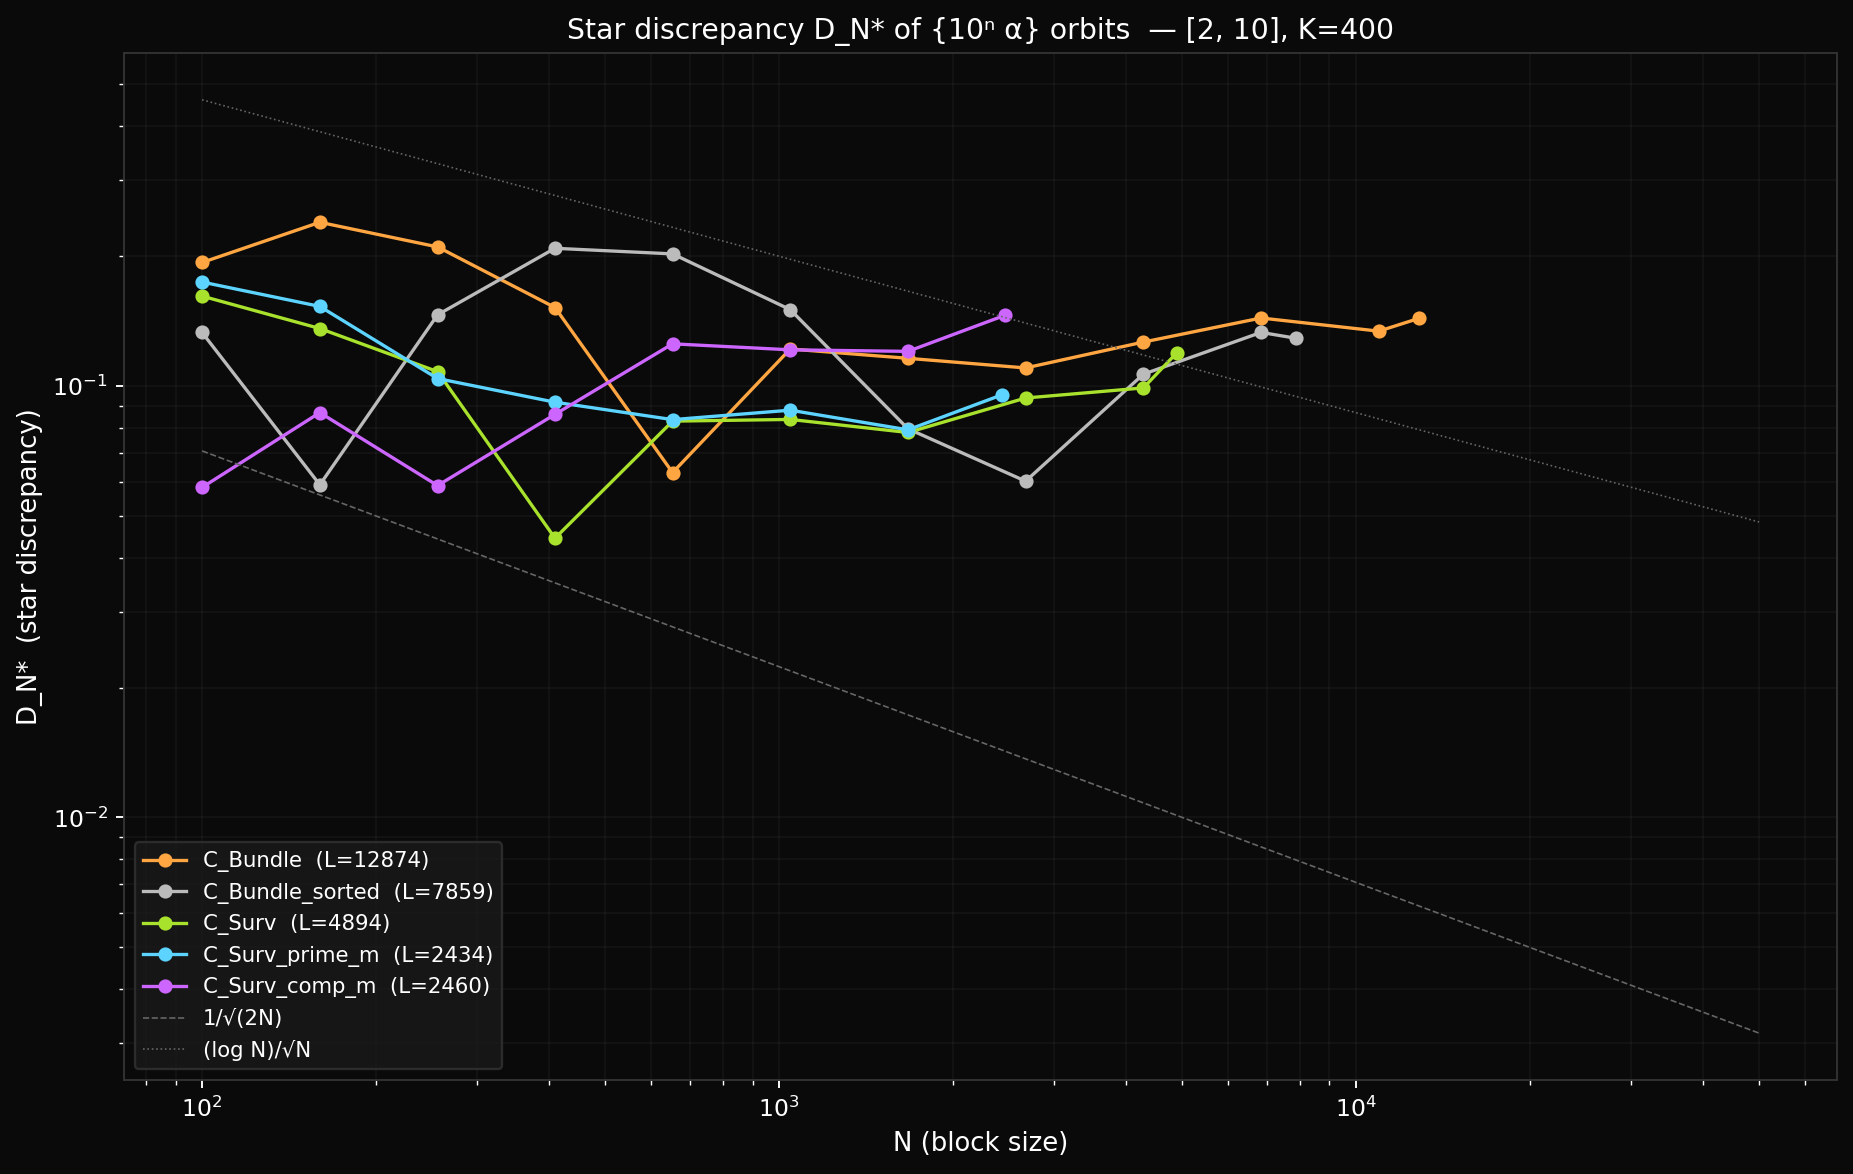

This chart was generated by the following Python code:
"""
Star discrepancy for C_Bundle, C_Surv, and the cofactor-primality
stratifications.

For a real α ∈ [0, 1) with digit expansion 0.d₁d₂d₃…, the orbit
{10ⁿ α} for n = 0, …, L − 1 is the sequence of tail values. α is
b-normal iff this orbit equidistributes; b-density follows from
star discrepancy D_N → 0.

This is the canonical observable Bailey–Crandall use; our
leading-digit L1 is a coarse projection of it. See
`../../../../../algebra/PRNG-FRAMEWORK.md`.

Computes star discrepancy for:
  - C_Bundle (multiset, stream-first order with duplicates)
  - C_Bundle_unique_sorted (Erdős–Copeland Champernowne baseline)
  - C_Surv (survivors in bundle-first-appearance order)
  - C_Surv_prime_m (prime-cofactor survivors)
  - C_Surv_comp_m (composite-cofactor survivors)
"""

import time
import numpy as np
from sympy import isprime
import matplotlib.pyplot as plt

W = 9
n_0 = 2
n_1 = n_0 + W - 1
k = 400

PRECISION = 18  # digits of tail used to compute the float value


def n_primes_vec(n, k):
    blocks = (k + n - 2) // (n - 1)
    m = np.arange(1, blocks * n + 1, dtype=np.int64)
    m_valid = m[m % n != 0]
    return (n * m_valid[:k]).astype(np.int64)


print("Building bundle and survivors...")
parts_per_stream = [(n, n_primes_vec(n, k))
                    for n in range(n_0, n_1 + 1)]
all_atoms = np.concatenate([arr for _, arr in parts_per_stream])
n_atoms = all_atoms.size
stream_tag = np.concatenate([np.full_like(arr, n)
                             for n, arr in parts_per_stream])

unique_vals, first_idx, counts = np.unique(
    all_atoms, return_index=True, return_counts=True)
surv_mask = counts == 1
S = unique_vals[surv_mask]
sources_S = stream_tag[first_idx[surv_mask]]
m_S = S // sources_S
prime_m_arr = np.array([isprime(int(m)) for m in m_S])

S_prime_set = set(int(c) for c, pm in zip(S, prime_m_arr) if pm)
S_comp_set = set(int(c) for c, pm in zip(S, prime_m_arr) if not pm)
S_set = set(int(c) for c in S)

# Build first-appearance order of unique integers.
seen = set()
unique_in_appearance = []
for c in all_atoms:
    c_int = int(c)
    if c_int not in seen:
        seen.add(c_int)
        unique_in_appearance.append(c_int)

surv_appearance = [c for c in unique_in_appearance if c in S_set]
surv_pm_appearance = [c for c in unique_in_appearance
                       if c in S_prime_set]
surv_cm_appearance = [c for c in unique_in_appearance
                       if c in S_comp_set]


def build_digits(integers_in_order):
    return ''.join(str(int(c)) for c in integers_in_order)


digits_bundle = build_digits(all_atoms.tolist())
digits_bundle_sorted = build_digits(sorted(int(c) for c in unique_vals))
digits_surv = build_digits(surv_appearance)
digits_surv_pm = build_digits(surv_pm_appearance)
digits_surv_cm = build_digits(surv_cm_appearance)

print(f"  C_Bundle:               {len(digits_bundle)} digits "
      f"({len(all_atoms)} atoms, multiset)")
print(f"  C_Bundle_unique_sorted: {len(digits_bundle_sorted)} digits "
      f"({len(unique_vals)} integers, sorted set)")
print(f"  C_Surv:                 {len(digits_surv)} digits "
      f"({len(surv_appearance)} survivors)")
print(f"  C_Surv (prime-m):       {len(digits_surv_pm)} digits "
      f"({len(surv_pm_appearance)} survivors)")
print(f"  C_Surv (comp-m):        {len(digits_surv_cm)} digits "
      f"({len(surv_cm_appearance)} survivors)")
print()


def tail_orbit(digit_string, precision=PRECISION):
    """Return [{10ⁿ α} for n = 0, …, L−1] as a numpy array.

    For α = 0.d₁d₂…d_L, {10ⁿ α} = 0.d_{n+1}…d_L padded with zeros.
    We approximate with `precision` digits of the tail (sufficient
    for star discrepancy to better than 10^(-precision)).
    """
    L = len(digit_string)
    # Convert to numeric arrays for speed.
    digits = np.frombuffer(digit_string.encode(), dtype=np.uint8) - ord('0')
    # tail[n] = sum_{j=0..p-1} digit[n+j] * 10^(-(j+1))
    weights = 10.0 ** (-(np.arange(precision) + 1))
    out = np.zeros(L, dtype=np.float64)
    # Vectorised but bounded by precision per index — use a loop here.
    pad_digits = np.concatenate([digits,
                                  np.zeros(precision, dtype=np.uint8)])
    for j in range(precision):
        out += pad_digits[j:j + L] * weights[j]
    return out


def star_discrepancy(values):
    """Star discrepancy D_N* of a sequence of values in [0, 1)."""
    sorted_v = np.sort(np.asarray(values, dtype=np.float64))
    N = len(sorted_v)
    i = np.arange(1, N + 1, dtype=np.float64)
    d_plus = float(np.max(i / N - sorted_v))
    d_minus = float(np.max(sorted_v - (i - 1) / N))
    return max(d_plus, d_minus)


def compute_at_blocks(digit_string, label, block_sizes=None):
    """Star discrepancy at a series of block sizes N ∈ block_sizes,
    plus the full-length value."""
    L = len(digit_string)
    if block_sizes is None:
        # Geometric block sizes.
        bs = []
        N = 100
        while N < L:
            bs.append(N)
            N = int(N * 1.6)
        bs.append(L)
        block_sizes = bs

    t0 = time.time()
    full_orbit = tail_orbit(digit_string)
    print(f"  built orbit ({L} pts) in {time.time() - t0:.2f}s")

    rows = []
    for N in block_sizes:
        d = star_discrepancy(full_orbit[:N])
        rows.append((N, d))
    return rows, full_orbit


# Compute for each variant.
results = {}
for label, digits in [
    ('C_Bundle', digits_bundle),
    ('C_Bundle_sorted', digits_bundle_sorted),
    ('C_Surv', digits_surv),
    ('C_Surv_prime_m', digits_surv_pm),
    ('C_Surv_comp_m', digits_surv_cm),
]:
    print(f"{label}:")
    rows, orbit = compute_at_blocks(digits, label)
    results[label] = (rows, orbit, len(digits))
    print(f"  D_L* = {rows[-1][1]:.5f}  at  N = L = {rows[-1][0]}")
    print()

# Summary table.
print("=" * 78)
print("Star discrepancy summary  (D_N* at each block size)")
print("=" * 78)

# Choose comparison block sizes shared across all (use the smallest L).
L_min = min(results[k][2] for k in results)

shared_blocks = [500, 1000, 2000, 4000, 8000]
shared_blocks = [b for b in shared_blocks if b <= L_min]

header = f"{'label':<20}"
for N in shared_blocks:
    header += f"  N={N:>5}"
header += f"  D_L*    L"
print(header)
print("-" * len(header))

for label in ['C_Bundle', 'C_Bundle_sorted', 'C_Surv',
              'C_Surv_prime_m', 'C_Surv_comp_m']:
    rows, orbit, L = results[label]
    line = f"{label:<20}"
    for N in shared_blocks:
        d = star_discrepancy(orbit[:N])
        line += f"  {d:>7.4f}"
    line += f"  {rows[-1][1]:>6.4f}  {L}"
    print(line)
print()

# Reference: 1/√N for uniform random.
print("Reference:  random uniform sequence has D_N* ~ 1/√(2N)")
for N in shared_blocks:
    print(f"  N={N}: 1/√(2N) ≈ {1.0/np.sqrt(2*N):.4f}")
print()

# Reference: Erdős-Copeland Champernowne D_N = O((log N)/√N).
# Concrete constant unclear; use C=1 as scale.
print("Reference:  Erdős-Copeland-type D_N ~ (log N)/√N (constant ~1)")
for N in shared_blocks:
    print(f"  N={N}: (log N)/√N ≈ {np.log(N)/np.sqrt(N):.4f}")

# --- Plot: D_N vs N on log-log ---
fig, ax = plt.subplots(figsize=(11, 7))
fig.patch.set_facecolor('#0a0a0a')
ax.set_facecolor('#0a0a0a')

colors = {
    'C_Bundle':         '#ffa642',
    'C_Bundle_sorted':  '#bbbbbb',
    'C_Surv':           '#a8e22d',
    'C_Surv_prime_m':   '#5cd4ff',
    'C_Surv_comp_m':    '#cc66ff',
}

for label, color in colors.items():
    rows, orbit, L = results[label]
    Ns = np.array([r[0] for r in rows])
    Ds = np.array([r[1] for r in rows])
    ax.loglog(Ns, Ds, 'o-', color=color, linewidth=1.4,
              markersize=5, label=f'{label}  (L={L})')

# Reference lines.
N_ref = np.array([100, 50000])
ax.loglog(N_ref, 1.0 / np.sqrt(2 * N_ref), '--', color='#666',
          linewidth=0.7, label='1/√(2N)')
ax.loglog(N_ref, np.log(N_ref) / np.sqrt(N_ref), ':', color='#666',
          linewidth=0.7, label='(log N)/√N')

ax.set_xlabel('N (block size)', color='white', fontsize=11)
ax.set_ylabel('D_N*  (star discrepancy)', color='white', fontsize=11)
ax.set_title(
    'Star discrepancy D_N* of {10ⁿ α} orbits  '
    '— [2, 10], K=400',
    color='white', fontsize=12)
ax.tick_params(colors='white', which='both')
for spine in ax.spines.values():
    spine.set_color('#333')
ax.legend(loc='lower left', facecolor='#1a1a1a',
          edgecolor='#333', labelcolor='white', fontsize=9)
ax.grid(alpha=0.15, color='#444', which='both')
plt.tight_layout()
plt.savefig('discrepancy.png', dpi=170, facecolor='#0a0a0a',
            bbox_inches='tight')
print()
print("-> discrepancy.png")
